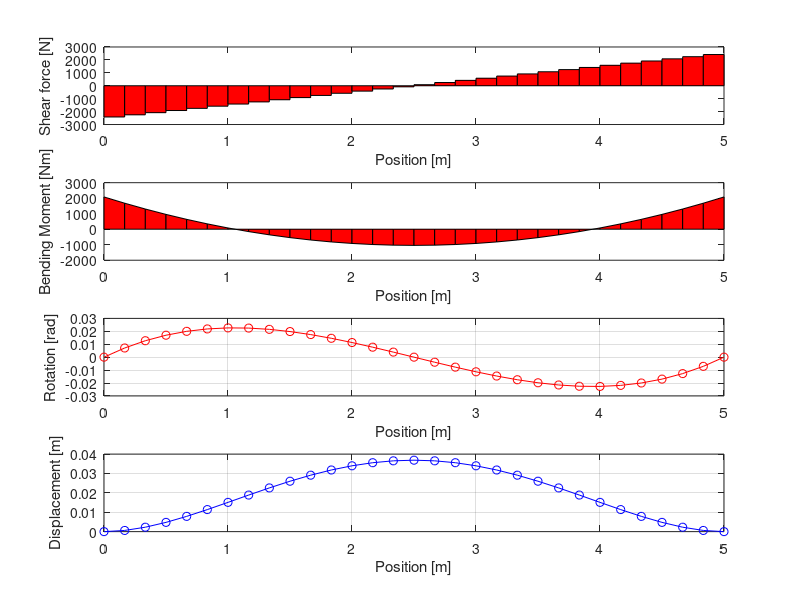

Recreate this plot in MATLAB.
%%%%%%%%%%%%%%%%%%%%%%%%%%%%%%%%%%%%%
%
%      Viga Euler - EF 
%
%
%      E Izz d4v/dx4 = q(x) 
%
%      v(0)=0
%      Mz(0)=0
%      thetaz(L)=0
%      v(L)=0
%
%%%%%%%%%%%%%%%%%%%%%%%%%%%%%%%%%%%%%

clc; 
clear all; 
close all; 

L=5; % comprimento em [m]

Izz=(0.04^4)/12; 
E=2.07e11;

F=-10000;
M=-10000;
qo=1000;

nel=30;

nnos=nel+1;
he=L/nel;

%  sistema de coordenadas local 
xe=0:he/10:he;

%  sistema de coordenadas global 
xn=0:he:L; 

% vetor de incidencia 
for i=1:nel
    inci(i,:)=[ i i+1];
end

% inicializando as matrizes 

kg=zeros(2*nnos,2*nnos);
fg=zeros(2*nnos,1);
ug=zeros(2*nnos,1);

% montagem da matriz kg
 for e=1:nel
     
     no1=inci(e,1);
     no2=inci(e,2); 
     he=xn(no2)-xn(no1);
     
     ke=(E*Izz/he^3)* [12  6*he    -12    6*he   ;
                      6*he 4*he^2  -6*he  2*he^2 ;
                      -12  -6*he    12   -6*he   ;
                      6*he 2*he^2   -6*he  4*he^2];
                  
      fe=[qo*he/2; qo*he^2/12 ;qo*he/2 ;-qo*he^2/12]; 
                  
      loc=[2*no1-1 2*no1 2*no2-1 2*no2];
      kg(loc,loc)=kg(loc,loc)+ke;
      fg(loc,1)=fg(loc,1)+fe;
 end
 
 %
 %   condi��es de contorno 
 % 
 fixedDofs=[ 1 2 2*nnos-1 2*nnos];
 allDofs=[1:2*nnos];
 freeDofs=setdiff(allDofs,fixedDofs);
 
 %fg(2*round(nnos/2),1)=M;
 %fg(2*round(nnos/2)-1,1)=F;
 
 ug(freeDofs)=kg(freeDofs,freeDofs)\fg(freeDofs,1);
 
 
 figure(1);subplot(4,1,4);plot(xn',ug(1:2:2*nnos-1),'b-o');grid on;
 xlabel('Position [m]');ylabel('Displacement [m]');
 
 figure(1);subplot(4,1,3);plot(xn',ug(2:2:2*nnos),'r-o');grid on;
 xlabel('Position [m]');ylabel('Rotation [rad]');
 
 MzEl=zeros(nel,2); % momento nos n�s dos elementos
 for e=1:nel
     no1=inci(e,1);
     no2=inci(e,2);
     x1=0;
     x2=he;
     d2n1dx2=(-6/he^2)+(12/he^3)*x1;
     d2n2dx2=(-4/he)+(6/he^2)*x1;
     d2n3dx2=(6/he^2)-(12/he^3)*x1;
     d2n4dx2=(-2/he)+(6/he^2)*x1;
     MzEl(e,1)=E*Izz*(d2n1dx2*ug(2*no1-1)+ d2n2dx2*ug(2*no1) ...
                    + d2n3dx2*ug(2*no2-1)+ d2n4dx2*ug(2*no2));
                
     d2n1dx2=(-6/he^2)+(12/he^3)*x2;
     d2n2dx2=(-4/he)+(6/he^2)*x2;
     d2n3dx2=(6/he^2)-(12/he^3)*x2;
     d2n4dx2=(-2/he)+(6/he^2)*x2;
     MzEl(e,2)=E*Izz*(d2n1dx2*ug(2*no1-1)+ d2n2dx2*ug(2*no1) ...
                    + d2n3dx2*ug(2*no2-1)+ d2n4dx2*ug(2*no2));
                
     figure(1);subplot(4,1,2);area([xn(no1) xn(no2)],[MzEl(e,1) MzEl(e,2)], 'FaceColor','r');
     hold on;
 end
 hold off;
 xlabel('Position [m]');ylabel('Bending Moment [Nm]');
 
 
  VyEl=zeros(nel,1); % momento nos n�s dos elementos
 for e=1:nel
     no1=inci(e,1);
     no2=inci(e,2);
     x1=0;
     x2=he;
     d3n1dx3=(12/he^3);
     d3n2dx3=(6/he^2);
     d3n3dx3=(-12/he^3);
     d3n4dx3=(6/he^2);
     VyEl(e,1)=E*Izz*(d3n1dx3*ug(2*no1-1)+ d3n2dx3*ug(2*no1) ...
                    + d3n3dx3*ug(2*no2-1)+ d3n4dx3*ug(2*no2));
     figure(1);subplot(4,1,1);area([xn(no1) xn(no2)],[VyEl(e,1) VyEl(e,1)],'FaceColor','r');
     hold on;
 end
 hold off;
 xlabel('Position [m]');ylabel('Shear force [N]');